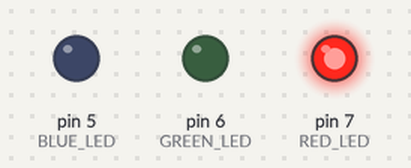
Simulated run of this sketch. Board: Arduino Uno, built with avr-gcc and run on an emulated ATmega328P. On the bench: output pins drawn as LEDs (lit = HIGH). What the sketch prints to the serial monitor is not drawn.

Above: at 3.1 s.
At 7.1 s:
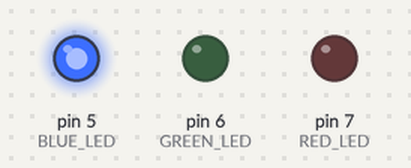
At 11.1 s:
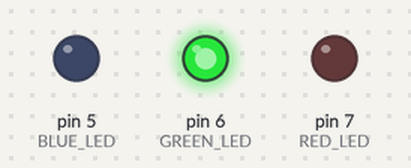
At 20.6 s:
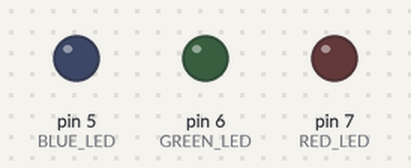
Timing chart, 0 to 22.1 s (numbered marks = the images above):
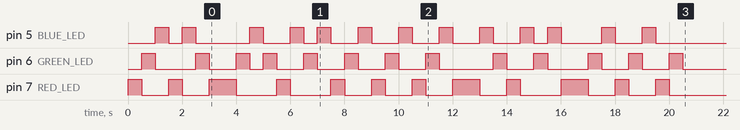

The sketch:

Lab1_Problem4.ino
```cpp
// ENCE 3210 - Microprocessor Systems 1
// Lab 1 - Problem 4
// By Rana Seif
// This code finds the letters R,  G and B in an array and turns on the associated LED light.
// It also counts the number of times R, G and B are each detected.

// Define the size of the array as a macro
#define ARRAY_SIZE 50

// Define the pins for the LEDs as Macros
#define RED_LED 7
#define GREEN_LED 6
#define BLUE_LED 5

// Global array with 50 characters previously assigned
char gcharArray[ARRAY_SIZE] = {'R', 'A', 'G', 'B', 'R', 'B', 'G', 'R', 'R', 'G', 'B', 'A', 'C', 'G', 'R', 'B', 'G', 'B', 'A', 'R',
                              'G', 'B', 'R', 'G', 'B', 'A', 'R', 'G', 'B', 'R', 'A', 'C', 'R', 'B', 'G', 'R', 'B', 'G', 'B', 'R',
                              'R', 'G', 'A', 'B', 'C', 'R', 'G', 'B', 'R', 'G'};

// Global variables to count the occurrences of R, G, and B
int gcountR = 0;
int gcountG = 0;
int gcountB = 0;

// Function to count the occurrences and control LEDs
void letter_Read()
{
  // This function reads letters in the array and turns on corretc lights.

  gcountR = 0;    // Initializes counts for red here
  gcountG = 0;    // Initializes counts for green here
  gcountB = 0;    // Initializes counts for blue here

  // Iterate through the array
  for (int i = 0; i < ARRAY_SIZE; i++)
  {
    if (gcharArray[i] == 'R')
    {
      digitalWrite(RED_LED, HIGH);    // Turns on Red LED
      gcountR++;                      // Adds one to Red counter
      delay(500);                     // Waits half a second
      digitalWrite(RED_LED, LOW);     // Turns off Red LED
      Serial.print("RED Flashes");
    }

    else if (gcharArray[i] == 'G')
    {
      digitalWrite(GREEN_LED, HIGH);  // Turns on Green LED
      gcountG++;                      // Adds one to Green counter
      delay(500);                     // Waits half a second
      digitalWrite(GREEN_LED, LOW);   // Turns off Green LED
      Serial.print("GREEN Flashes");
    }

    else if (gcharArray[i] == 'B')
    {
      digitalWrite(BLUE_LED, HIGH);   // Turns on Blue LED
      gcountB++;                      // Adds one to Blue counter
      delay(500);                     // Waits half a second
      digitalWrite(BLUE_LED, LOW);    // Turns off Blue LED
      Serial.print("BLUE Flashes");
    }
  }
}

void setup()
{
    // Initialize the LED pins as outputs
    pinMode(RED_LED, OUTPUT);
    pinMode(GREEN_LED, OUTPUT);
    pinMode(BLUE_LED, OUTPUT);

    // Initialize serial communication
    Serial.begin(9600);

    // Calls function Read letters in the array and control LEDs and count accordingly
    letter_Read();

    // Print the counts for debugging
    Serial.print("Count of R: ");
    Serial.println(gcountR);
    Serial.print("Count of G: ");
    Serial.println(gcountG);
    Serial.print("Count of B: ");
    Serial.println(gcountB);
}

void loop() {

}
```
